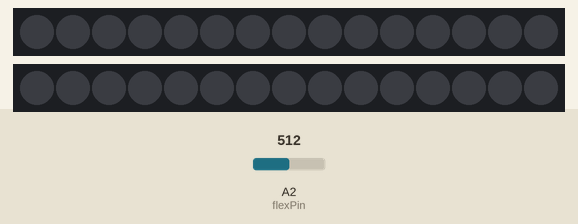
Simulated run of this sketch. Board: Arduino Uno, built with avr-gcc and run on an emulated ATmega328P. Parts: 2 × 15 RGB LEDs in strip order, left to right. Inputs (shaded band) come from the test bench; at power-on: A2 (flexPin) = 512.

Above: at 1.2 s.
1.3 s: A2 (flexPin) set to 1023
At 1.32 s:
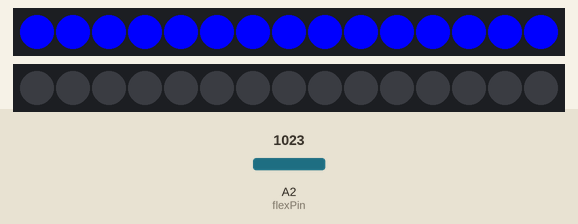
At 2.4 s:
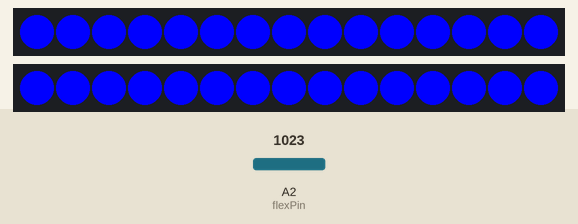
Timing chart, 0 to 4.3 s (numbered marks = the images above; inputs shaded):
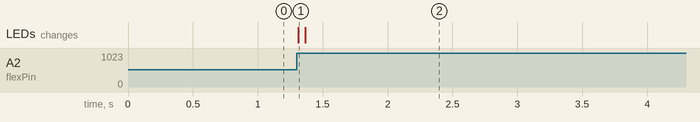

The sketch:

gloveWorld.ino
```cpp
#include <Adafruit_NeoPixel.h>

#define FLEX_MIN 512
#define FLEX_MAX 614

//pinouts for lanes
//CHANGE FOR GEMMA
#define LANE_ONE     9
#define LANE_TWO     10

#define PIXEL_COUNT_ONE    15
#define PIXEL_COUNT_TWO    15

Adafruit_NeoPixel Lane1 = Adafruit_NeoPixel(PIXEL_COUNT_ONE, LANE_ONE, NEO_GRB + NEO_KHZ800);
Adafruit_NeoPixel Lane2 = Adafruit_NeoPixel(PIXEL_COUNT_TWO, LANE_TWO, NEO_GRB + NEO_KHZ800);

int flexPin = 2;

void setup() {
  Lane1.begin(); Lane2.begin();
  Lane1.show();  Lane2.show();
}

void loop() {
  int aaronFlex = analogRead(flexPin);
  //You flex the sensor. The arduino flexes very hard.

  int aaronMapFlex1 = map(aaronFlex, FLEX_MIN, FLEX_MAX, 0, Lane1.numPixels());
  int aaronMapFlex2 = map(aaronFlex, FLEX_MIN, FLEX_MAX, 0, Lane2.numPixels());

  laneOneColor(Lane1.Color(0, 0, 255), aaronMapFlex1);
  laneTwoColor(Lane2.Color(0, 0, 255), aaronMapFlex2);
}

void laneOneColor(uint32_t c, int flex) {
  for (uint16_t i = 0; i < flex; i++){
    Lane1.setPixelColor(i, c);
    Lane1.show();
  }
}

void laneTwoColor(uint32_t c, int flex) {
  for (uint16_t i = 0; i < flex; i++) {
    Lane2.setPixelColor(i, c);
    Lane2.show();
  }
}
```

Measured:
- after the input at 1.3 s, the LEDs: change at once (image 1)
